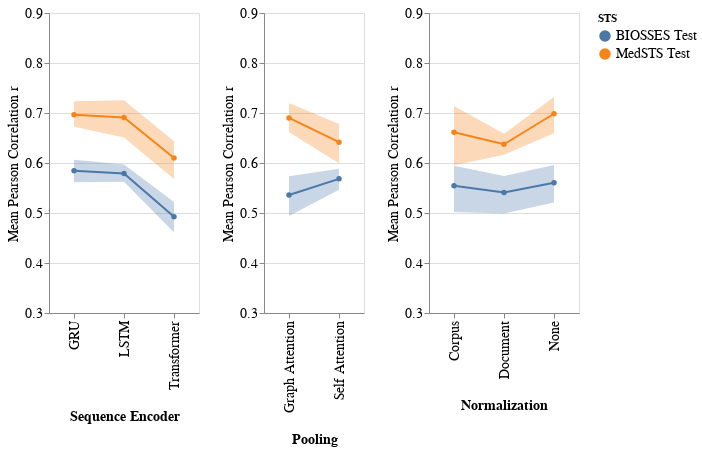

Notebook code for this chart:
### Code cell
sequence = alt.Chart(df, width=150).mark_line(point=True).encode(
    x='Sequence Encoder:N',
    y=alt.Y('average(Pearson-R)', scale=alt.Scale(domain=(0.3, 0.9)), title='Mean Pearson Correlation r'),
    color='STS'
) + alt.Chart(df).mark_errorband(extent='ci').encode(
    x='Sequence Encoder:N',
    y=alt.Y('average(Pearson-R)', scale=alt.Scale(domain=(0.3, 0.9)), title='Mean Pearson Correlation r'),
    color='STS'
)

pooling = alt.Chart(df, width=100).mark_line(point=True).encode(
    x='Pooling:N',
    y=alt.Y('average(Pearson-R)', scale=alt.Scale(domain=(0.3, 0.9)), title='Mean Pearson Correlation r'),
    color='STS'
) + alt.Chart(df).mark_errorband(extent='ci').encode(
    x='Pooling:N',
    y=alt.Y('average(Pearson-R)', scale=alt.Scale(domain=(0.3, 0.9)), title='Mean Pearson Correlation r'),
    color='STS'
)


normalization = alt.Chart(df, width=150).mark_line(point=True).encode(
    x='Normalization:N',
    y=alt.Y('average(Pearson-R)', scale=alt.Scale(domain=(0.3, 0.9)), title='Mean Pearson Correlation r'),
    color='STS'
) + alt.Chart(df).mark_errorband(extent='ci').encode(
    x='Normalization:N',
    y=alt.Y('average(Pearson-R)', scale=alt.Scale(domain=(0.3, 0.9)), title='Mean Pearson Correlation r'),
    color='STS'
)

alt.hconcat(sequence, pooling, normalization).configure_axis(
    labelFontSize=14,
    titleFontSize=14,
    labelFontWeight='normal',
).configure_legend(
    labelFontSize=14
).configure_axisY(
    titleFontWeight='normal'
).configure_axisX(
    titlePadding=20
)

### Figure 1 — Vega-Lite specification as saved in the notebook (floating-point values rounded to 4 significant figures)
{"config": {"view": {"continuousWidth": 400, "continuousHeight": 300}, "axis": {"labelFontSize": 14, "labelFontWeight": "normal", "titleFontSize": 14}, "axisX": {"titlePadding": 20}, "axisY": {"titleFontWeight": "normal"}, "legend": {"labelFontSize": 14}}, "hconcat": [{"layer": [{"mark": {"type": "line", "point": true}, "encoding": {"color": {"type": "nominal", "field": "STS"}, "x": {"type": "nominal", "field": "Sequence Encoder"}, "y": {"type": "quantitative", "aggregate": "average", "field": "Pearson-R", "scale": {"domain": [0.3, 0.9]}, "title": "Mean Pearson Correlation r"}}, "width": 150}, {"mark": {"type": "errorband", "extent": "ci"}, "encoding": {"color": {"type": "nominal", "field": "STS"}, "x": {"type": "nominal", "field": "Sequence Encoder"}, "y": {"type": "quantitative", "aggregate": "average", "field": "Pearson-R", "scale": {"domain": [0.3, 0.9]}, "title": "Mean Pearson Correlation r"}}}]}, {"layer": [{"mark": {"type": "line", "point": true}, "encoding": {"color": {"type": "nominal", "field": "STS"}, "x": {"type": "nominal", "field": "Pooling"}, "y": {"type": "quantitative", "aggregate": "average", "field": "Pearson-R", "scale": {"domain": [0.3, 0.9]}, "title": "Mean Pearson Correlation r"}}, "width": 100}, {"mark": {"type": "errorband", "extent": "ci"}, "encoding": {"color": {"type": "nominal", "field": "STS"}, "x": {"type": "nominal", "field": "Pooling"}, "y": {"type": "quantitative", "aggregate": "average", "field": "Pearson-R", "scale": {"domain": [0.3, 0.9]}, "title": "Mean Pearson Correlation r"}}}]}, {"layer": [{"mark": {"type": "line", "point": true}, "encoding": {"color": {"type": "nominal", "field": "STS"}, "x": {"type": "nominal", "field": "Normalization"}, "y": {"type": "quantitative", "aggregate": "average", "field": "Pearson-R", "scale": {"domain": [0.3, 0.9]}, "title": "Mean Pearson Correlation r"}}, "width": 150}, {"mark": {"type": "errorband", "extent": "ci"}, "encoding": {"color": {"type": "nominal", "field": "STS"}, "x": {"type": "nominal", "field": "Normalization"}, "y": {"type": "quantitative", "aggregate": "average", "field": "Pearson-R", "scale": {"domain": [0.3, 0.9]}, "title": "Mean Pearson Correlation r"}}}]}], "data": {"name": "data-0ba71cd423370a9cb8591f2497b01fa2"}, "$schema": "https://vega.github.io/schema/vega-lite/v4.0.2.json", "datasets": {"data-0ba71cd423370a9cb8591f2497b01fa2": [{"Sequence Encoder": "GRU", "Pooling": "Self Attention", "Normalization": "None", "STS": "BIOSSES Test", "Pearson-R": 0.612}, {"Sequence Encoder": "GRU", "Pooling": "Self Attention", "Normalization": "Corpus", "STS": "BIOSSES Test", "Pearson-R": 0.577}, {"Sequence Encoder": "GRU", "Pooling": "Self Attention", "Normalization": "Document", "STS": "BIOSSES Test", "Pearson-R": 0.58}, {"Sequence Encoder": "GRU", "Pooling": "Graph Attention", "Normalization": "None", "STS": "BIOSSES Test", "Pearson-R": 0.532}, {"Sequence Encoder": "GRU", "Pooling": "Graph Attention", "Normalization": "Corpus", "STS": "BIOSSES Test", "Pearson-R": 0.622}, {"Sequence Encoder": "GRU", "Pooling": "Graph Attention", "Normalization": "Document", "STS": "BIOSSES Test", "Pearson-R": 0.585}, {"Sequence Encoder": "LSTM", "Pooling": "Self Attention", "Normalization": "None", "STS": "BIOSSES Test", "Pearson-R": 0.617}, {"Sequence Encoder": "LSTM", "Pooling": "Self Attention", "Normalization": "Corpus", "STS": "BIOSSES Test", "Pearson-R": 0.578}, {"Sequence Encoder": "LSTM", "Pooling": "Self Attention", "Normalization": "Document", "STS": "BIOSSES Test", "Pearson-R": 0.563}, {"Sequence Encoder": "LSTM", "Pooling": "Graph Attention", "Normalization": "None", "STS": "BIOSSES Test", "Pearson-R": 0.58}, {"Sequence Encoder": "LSTM", "Pooling": "Graph Attention", "Normalization": "Corpus", "STS": "BIOSSES Test", "Pearson-R": 0.59}, {"Sequence Encoder": "LSTM", "Pooling": "Graph Attention", "Normalization": "Document", "STS": "BIOSSES Test", "Pearson-R": 0.547}, {"Sequence Encoder": "Transformer", "Pooling": "Self Attention", "Normalization": "None", "STS": "BIOSSES Test", "Pearson-R": 0.541}, {"Sequence Encoder": "Transformer", "Pooling": "Self Attention", "Normalization": "Corpus", "STS": "BIOSSES Test", "Pearson-R": 0.514}, {"Sequence Encoder": "Transformer", "Pooling": "Self Attention", "Normalization": "Document", "STS": "BIOSSES Test", "Pearson-R": 0.533}, {"Sequence Encoder": "Transformer", "Pooling": "Graph Attention", "Normalization": "None", "STS": "BIOSSES Test", "Pearson-R": 0.482}, {"Sequence Encoder": "Transformer", "Pooling": "Graph Attention", "Normalization": "Corpus", "STS": "BIOSSES Test", "Pearson-R": 0.447}, {"Sequence Encoder": "Transformer", "Pooling": "Graph Attention", "Normalization": "Document", "STS": "BIOSSES Test", "Pearson-R": 0.438}, {"Sequence Encoder": "GRU", "Pooling": "Self Attention", "Normalization": "None", "STS": "MedSTS Test", "Pearson-R": 0.71}, {"Sequence Encoder": "GRU", "Pooling": "Self Attention", "Normalization": "Corpus", "STS": "MedSTS Test", "Pearson-R": 0.674}, {"Sequence Encoder": "GRU", "Pooling": "Self Attention", "Normalization": "Document", "STS": "MedSTS Test", "Pearson-R": 0.663}, {"Sequence Encoder": "GRU", "Pooling": "Graph Attention", "Normalization": "None", "STS": "MedSTS Test", "Pearson-R": 0.749}, {"Sequence Encoder": "GRU", "Pooling": "Graph Attention", "Normalization": "Corpus", "STS": "MedSTS Test", "Pearson-R": 0.721}, {"Sequence Encoder": "GRU", "Pooling": "Graph Attention", "Normalization": "Document", "STS": "MedSTS Test", "Pearson-R": 0.663}, {"Sequence Encoder": "LSTM", "Pooling": "Self Attention", "Normalization": "None", "STS": "MedSTS Test", "Pearson-R": 0.722}, {"Sequence Encoder": "LSTM", "Pooling": "Self Attention", "Normalization": "Corpus", "STS": "MedSTS Test", "Pearson-R": 0.674}, {"Sequence Encoder": "LSTM", "Pooling": "Self Attention", "Normalization": "Document", "STS": "MedSTS Test", "Pearson-R": 0.61}, {"Sequence Encoder": "LSTM", "Pooling": "Graph Attention", "Normalization": "None", "STS": "MedSTS Test", "Pearson-R": 0.738}, {"Sequence Encoder": "LSTM", "Pooling": "Graph Attention", "Normalization": "Corpus", "STS": "MedSTS Test", "Pearson-R": 0.74}, {"Sequence Encoder": "LSTM", "Pooling": "Graph Attention", "Normalization": "Document", "STS": "MedSTS Test", "Pearson-R": 0.663}, {"Sequence Encoder": "Transformer", "Pooling": "Self Attention", "Normalization": "None", "STS": "MedSTS Test", "Pearson-R": 0.62}, {"Sequence Encoder": "Transformer", "Pooling": "Self Attention", "Normalization": "Corpus", "STS": "MedSTS Test", "Pearson-R": 0.51}, {"Sequence Encoder": "Transformer", "Pooling": "Self Attention", "Normalization": "Document", "STS": "MedSTS Test", "Pearson-R": 0.591}, {"Sequence Encoder": "Transformer", "Pooling": "Graph Attention", "Normalization": "None", "STS": "MedSTS Test", "Pearson-R": 0.652}, {"Sequence Encoder": "Transformer", "Pooling": "Graph Attention", "Normalization": "Corpus", "STS": "MedSTS Test", "Pearson-R": 0.651}, {"Sequence Encoder": "Transformer", "Pooling": "Graph Attention", "Normalization": "Document", "STS": "MedSTS Test", "Pearson-R": 0.635}]}}
